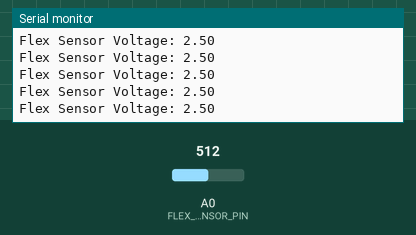
Recording of a sketch running on a simulated Arduino Uno, built with avr-gcc and run on an emulated ATmega328P. On the bench: the last lines printed to the serial monitor. The inputs (shaded band) are chosen by the test bench; at power-on: A0 (FLEX_SENSOR_PIN) = 512.

Above: at 1.2 s.
1.3 s: A0 (FLEX_SENSOR_PIN) set to 716
At 1.31 s:
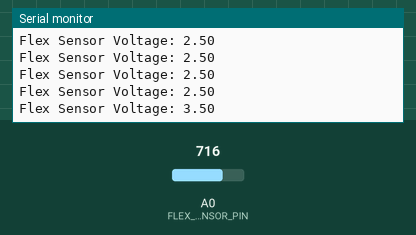
2.8 s: A0 (FLEX_SENSOR_PIN) set to 900
At 2.82 s:
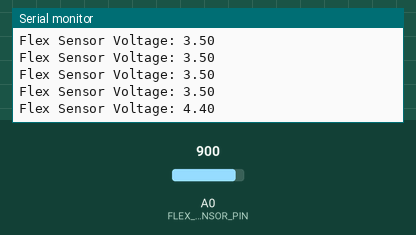
Timing chart, 0 to 5.8 s (numbered marks = the images above; inputs shaded):
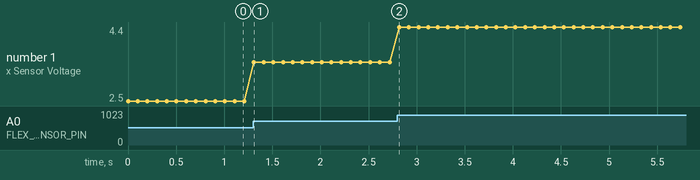

Measured:
- after the input at 1.3 s, the serial monitor: prints a new line at once (image 1)
- after the input at 2.8 s, the serial monitor: prints a new line at once (image 2)
- plotted number 1: 2.5 → 3.5 after the input at 1.3 s, 3.5 → 4.4 after the input at 2.8 s

The sketch:

leg.ino
```cpp
#define FLEX_SENSOR_PIN A0  // The analog pin connected to the flex sensor

void setup() {
  // Initialize Serial communication
  Serial.begin(9600);
}

void loop() {
  // Read the analog value from the flex sensor
  int flexValue = analogRead(FLEX_SENSOR_PIN);

  // Convert the analog value to voltage
  float voltage = (flexValue / 1023.0) * 5.0; // Assuming a 5V reference

  // Print the voltage value to the Serial Monitor
  Serial.print("Flex Sensor Voltage: ");
  Serial.println(voltage);

  delay(100); // Delay to avoid flooding the Serial Monitor, adjust as needed
}
```
